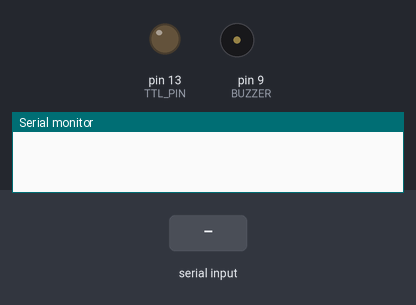
The sketch below on a simulated Arduino Uno, built with avr-gcc and run on an emulated ATmega328P. Parts: output pins drawn as LEDs (lit = HIGH), buzzer (waves = sounding), the last lines printed to the serial monitor. Inputs (shaded band) come from the test bench.

Above: at 1.2 s.
1.3 s: "1" received over Serial
At 1.7 s:
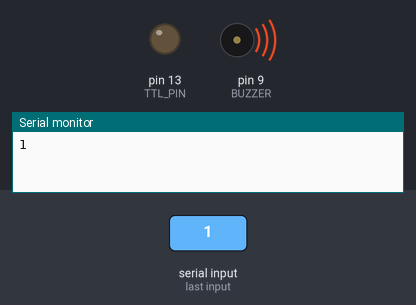
Timing chart, 0 to 11.9 s (numbered marks = the images above; inputs shaded):
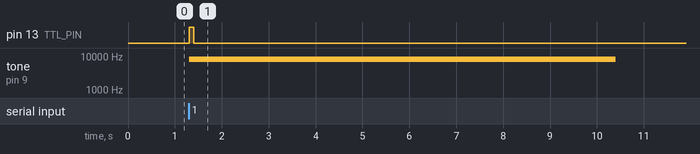

Measured:
- after the input at 1.3 s, pin 13 (TTL_PIN): LOW → HIGH at once, → LOW 0.10 s later; tone on pin 9 (BUZZER): silent → 8000 Hz at once, → silent 9.1 s later

The sketch:

tiggerSyringePump.ino
```cpp
// some setup variables
int SENSORPIN = 4;  // PIN definition { new }
int TTL_PIN = 13; // pull high to output
int BUZZER = 9; // buzzzer to arduino pin 9
int PAUSE_trigger = 100; // pause after output
int PAUSE_buzzer = 9000; // pause after output
int ITI = 1000; // pause between outputs
int run = 0; // state variable

// incoming byte on serial port
int incomingByte = 0;

// the setup function runs once when you press reset or power the board
void setup() {

  Serial.begin(9600);  // open serial port

  pinMode(TTL_PIN, OUTPUT); // initialize digital pin LED_BUILTIN as an output.
  pinMode(BUZZER, OUTPUT); // buzzer pin to output
  pinMode(SENSORPIN, INPUT);    // initialize sensor pin as input
  digitalWrite(SENSORPIN, HIGH); // turn on the pullup

}

// the loop function runs over and over again forever
void loop() {
  // wait for signal from serial port then begin sequence

  if (run == 0)
  {
    if (Serial.available() > 0)
    {
      //read incoming byte
      incomingByte = Serial.read();
      // display byte read
      //Serial.print("I received: ");
      //Serial.println(incomingByte);


      if (incomingByte == 49) // ASCII 49 is 1
      {
        Serial.write(incomingByte);
        if (run == 0) // start running if not previosly running
        {
          digitalWrite(TTL_PIN, HIGH);   // turn the LED on (HIGH is the voltage level)
          tone(BUZZER, 8000);
          delay(PAUSE_trigger);                       // wait
          digitalWrite(TTL_PIN, LOW);    // turn the LED off by making the voltage LOW
          tone(BUZZER, 8000);
          delay(PAUSE_buzzer);
          noTone(BUZZER);              // Turn off buzzer

          // Send "1" back to serial after the PAUSE interval
          delay(ITI);
          //Serial.println("1");

          delay(ITI);                       // wait for a second
        }
        else
        {
          digitalWrite(TTL_PIN, LOW);
          delay(PAUSE_trigger);
        }
      }
      else if (incomingByte == 115) // ASCII 115 is 's'
      {
        int initiateLoop = 0; // variable controlling loop
        int sensorState = 0, lastState = 0;

        while (initiateLoop == 0) {
          sensorState = digitalRead(SENSORPIN);

          if (sensorState && !lastState) {
            Serial.println("Unbroken");
            initiateLoop = 1;  //sets to break loop
          }
          else
          {
            Serial.println("Broken");
            initiateLoop = 1;
          }
          lastState = sensorState;
        }
      }
      else
      {
        digitalWrite(TTL_PIN, LOW);
      }
    }
  }
}
```
